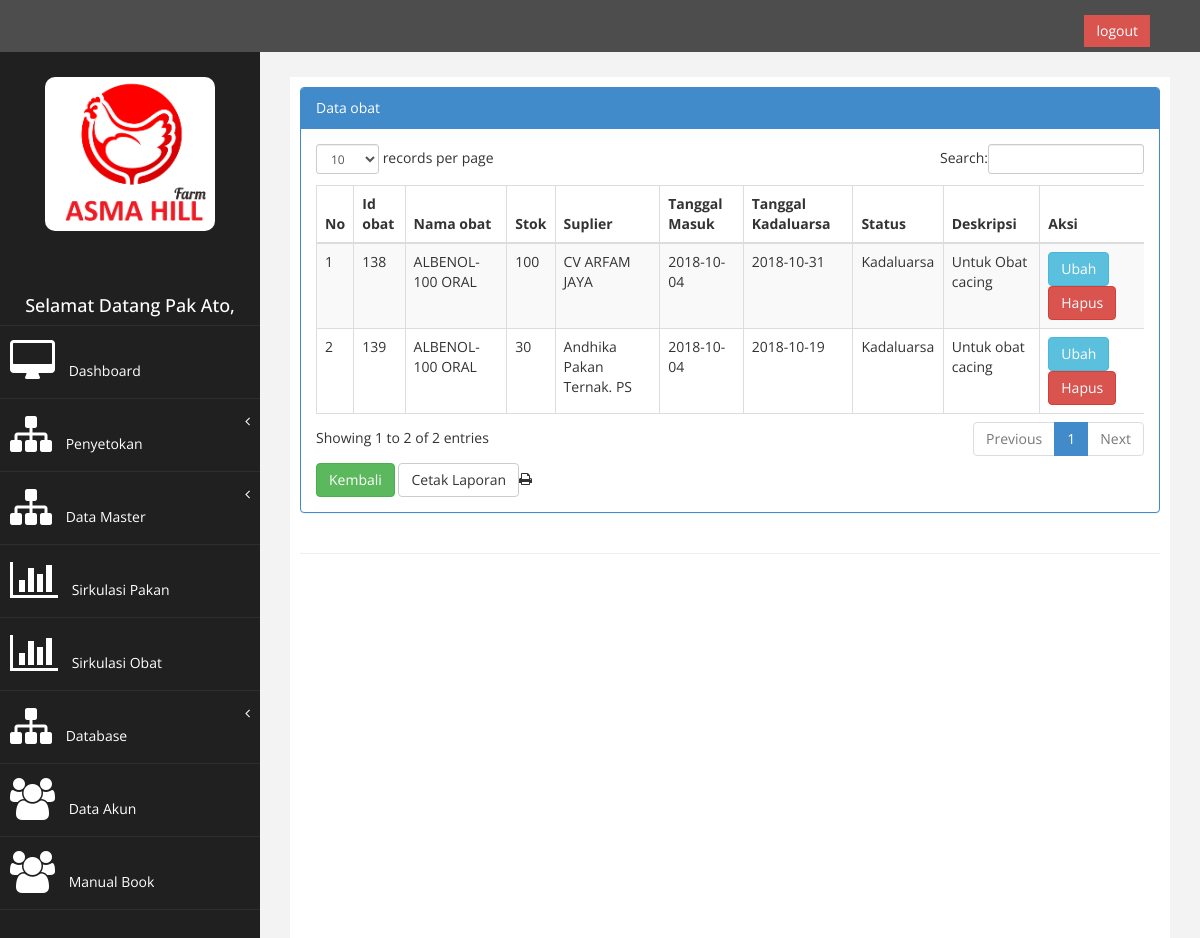
The page /index.php?page=view_obat&aksi=data_obat&id=4 (signed in) on the database its author committed.
### tables this page shows
CREATE TABLE `tb_obat` (
  `id_obat` int(9) NOT NULL AUTO_INCREMENT,
  `nama_obat` varchar(250) NOT NULL,
  `stok` int(11) NOT NULL,
  `id_suplier` int(5) NOT NULL,
  `id_kategori` int(11) NOT NULL,
  `tgl_masuk` date NOT NULL,
  `tgl_kadaluarsa` date NOT NULL,
  `deskripsi` varchar(100) NOT NULL,
  PRIMARY KEY (`id_obat`),
  KEY `id_suplier` (`id_suplier`),
  CONSTRAINT `tb_obat_ibfk_1` FOREIGN KEY (`id_suplier`) REFERENCES `tb_suplier` (`id_suplier`) ON DELETE CASCADE ON UPDATE CASCADE
);

CREATE TABLE `tb_suplier` (
  `id_suplier` int(5) NOT NULL AUTO_INCREMENT,
  `nama_suplier` varchar(250) NOT NULL,
  `alamat_suplier` varchar(250) NOT NULL,
  `tlp_suplier` varchar(12) NOT NULL,
  PRIMARY KEY (`id_suplier`)
);

### page/data_obat/data_obat.php (the view, shortened to what this page needs)
<div class="row">
                <div class="col-md-12">
                    <div class="panel panel-primary">
                        <div class="panel-heading">
                             Data obat
                        </div>
                        <div class="panel-body">
                            <div class="table-responsive">
                                <table class="table table-striped table-bordered table-hover" id="dataTables-example">
                                    <thead>
                                        <tr>
                                            <th>No</th>
                                            <th>Id obat</th>
                                            <th>Nama obat</th>
                                            <th>Stok</th>
                                            <th>Suplier</th>
                                            <th>Tanggal Masuk</th>
                                            <th>Tanggal Kadaluarsa</th>
                                            <th>Status</th>
                                            <th>Deskripsi</th>
                                            <th>Aksi</th>
                                        </tr>
                                    </thead>
                                    <tbody>
                                    <?php error_reporting(E_ALL ^ E_NOTICE);
                                    $no = 1;
                                    $sql = $koneksi->query("select tb_obat.id_obat,tb_obat.nama_obat, tb_obat.stok, tb_obat.id_suplier, tb_obat.tgl_masuk, tb_obat.tgl_kadaluarsa, tb_suplier.nama_suplier,IF(DATEDIFF(NOW(),tgl_kadaluarsa)>0,'Kadaluarsa','Belum Kadaluarsa') AS kadaluarsa, tb_obat.deskripsi from tb_obat INNER JOIN tb_suplier ON tb_obat.id_suplier=tb_suplier.id_suplier WHERE id_kategori=$_GET[id]");
                                    while ($data= $sql->fetch_assoc()){
                                    ?>
                                    <tr>
                                    <td><?php echo $no++; ?></td>
                                     <td><?php echo $data['id_obat']; ?></td>
                                    <td><?php echo $data['nama_obat']; ?></td>
                                    <td><?php echo $data['stok']; ?></td>
                                    <td><?php echo $data['nama_suplier']; ?></td>
                                    <td><?php echo $data['tgl_masuk']; ?></td>
                                    <td><?php echo $data['tgl_kadaluarsa']; ?></td>
                                    <td><?php echo $data['kadaluarsa']; ?></td>
                                  <td><?php echo $data['deskripsi']; ?></td>
                                    <td>
                                    <a href="?page=view_obat&aksi=ubah&id=<?php echo $data['id_obat'];?>"  class="btn btn-info">Ubah</a>
                                    <a onclick="return confirm('Anda Yakin Akan Menghapus Data Ini?')" href="?page=view_obat&aksi=hapus&id=<?php echo $data['id_obat']; ?>&kategori=<?php echo $_GET[id]; ?>" class="btn btn-danger">Hapus</a>
                                    </td>
                                    </tr>
                                    <?php } ?>
                                    </tbody>
                                    </table>
                                    </div>
                                 <form method="POST" action="./laporan/laporan_obat.php">
    <a href="?page=view_obat" class="btn btn-success" style="margin-bottom: : 8px";><i class="fa fa-back"></i>Kembali</a>
  <input type="submit" name="submit" value="Cetak Laporan" target="blank" class="btn btn-default" style="margin-bottom: : 8px"><li class=" fa fa-print"></li>
</form>
                                       </div>
                                        </div>
                                         </div>
                                          </div>

### assets/css/custom.css (style rules this page uses)
body { font-family: 'Open Sans', sans-serif; }

### rows shown on the page
tb_obat: id_obat "138", nama_obat "ALBENOL-100 ORAL", stok "100", id_suplier.nama_suplier "CV ARFAM JAYA", tgl_masuk "2018-10-04", tgl_kadaluarsa "2018-10-31", kadaluarsa "Kadaluarsa", deskripsi "Untuk Obat cacing"
tb_obat: id_obat "139", nama_obat "ALBENOL-100 ORAL", stok "30", id_suplier.nama_suplier "Andhika Pakan Ternak. PS", tgl_masuk "2018-10-04", tgl_kadaluarsa "2018-10-19", kadaluarsa "Kadaluarsa", deskripsi "Untuk obat cacing"

### other values the page prints
$_SESSION['nama'] "Pak Ato"
